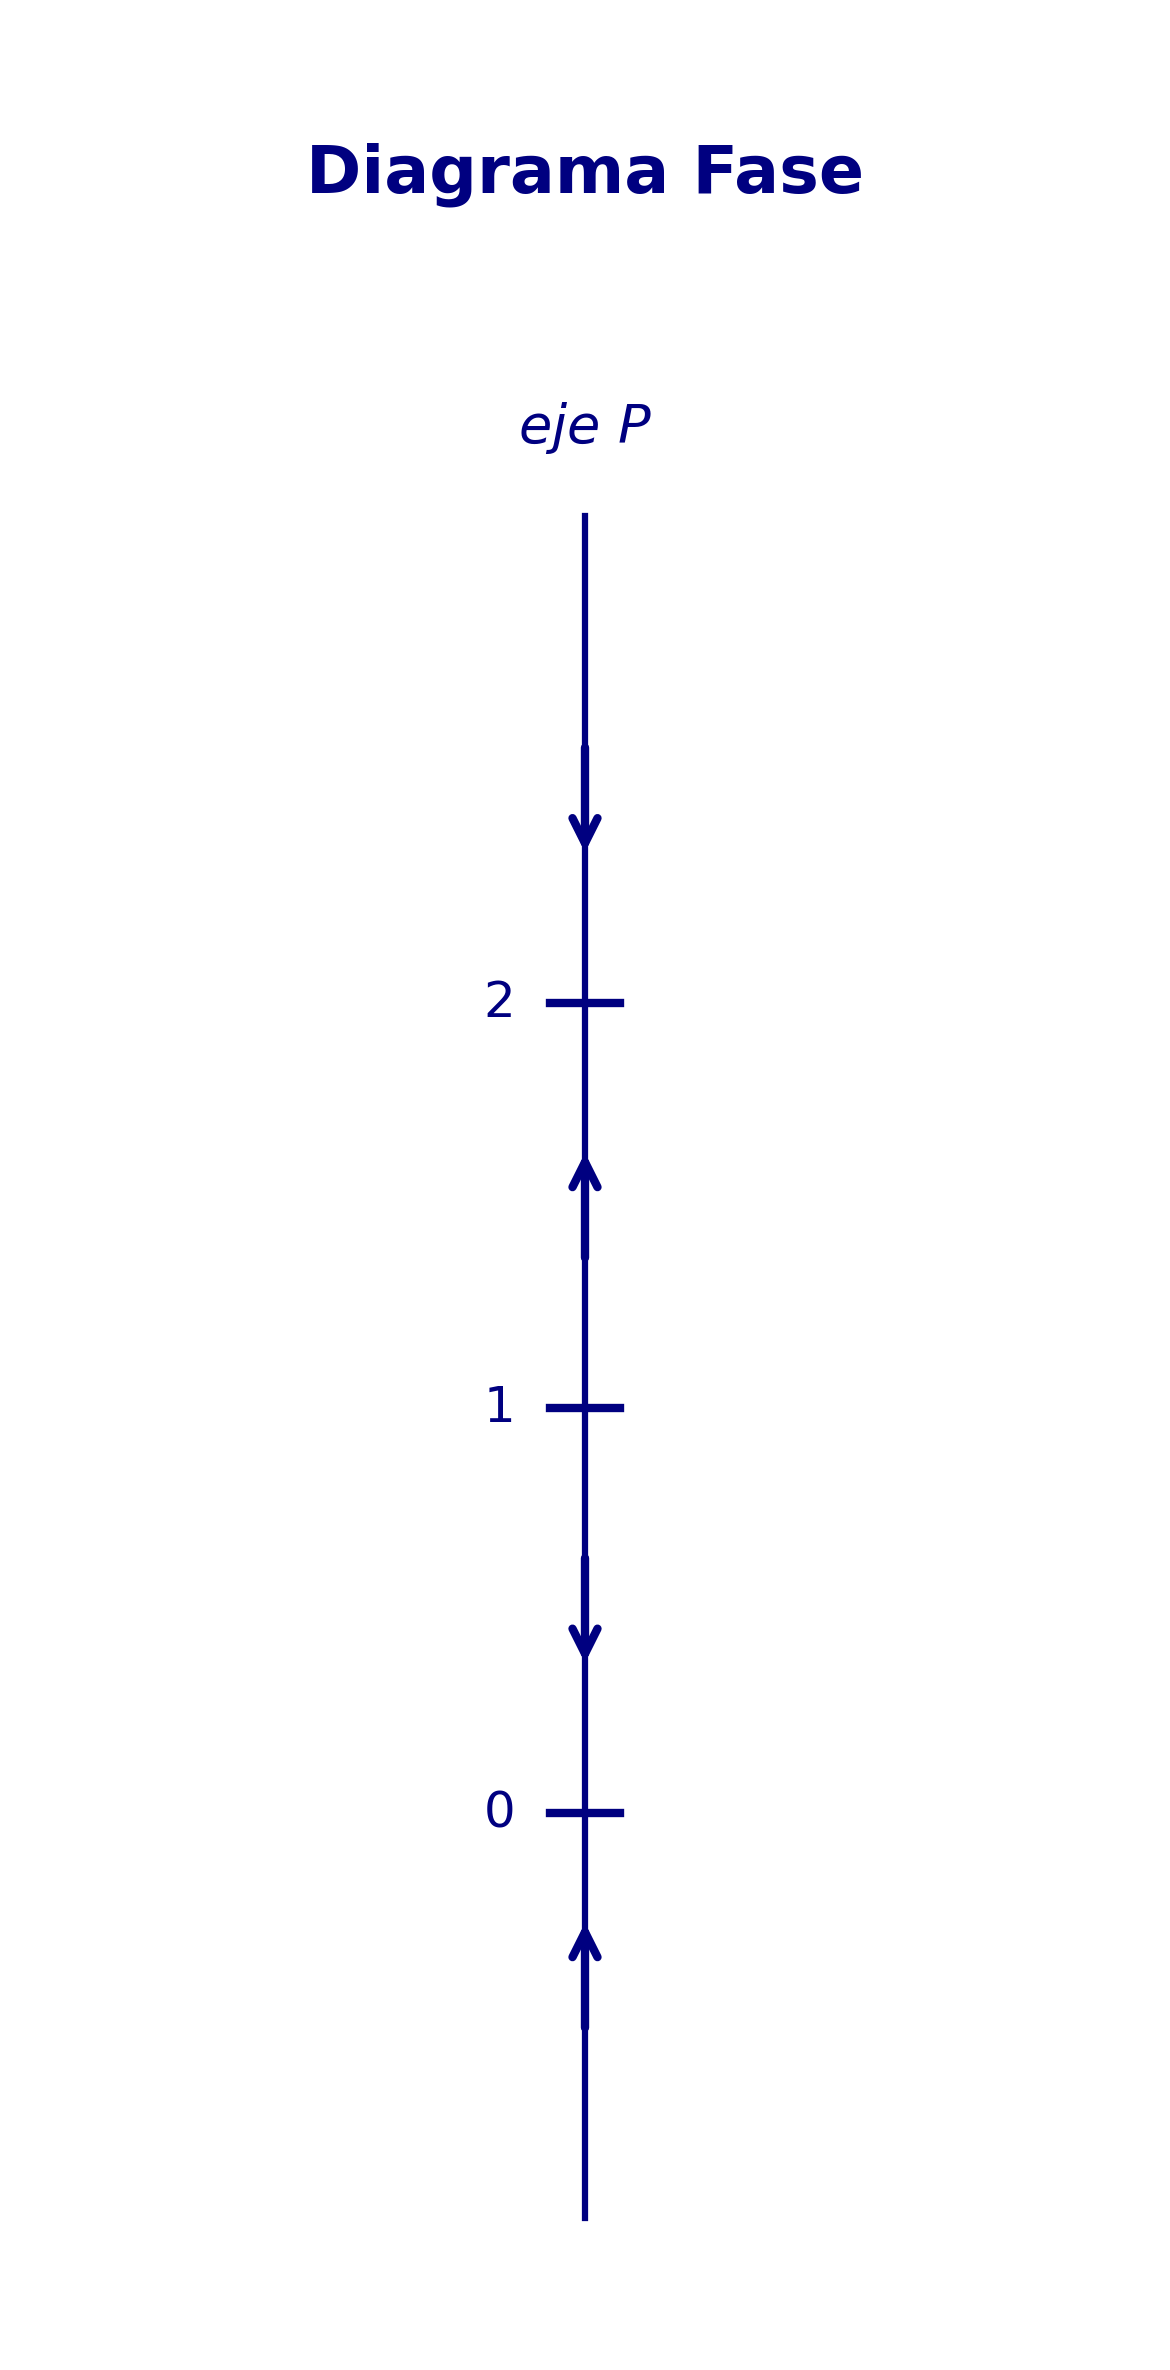

This figure's Python source:
import matplotlib.pyplot as plt

# Puntos críticos para dP/dt = P*(P - 1)*(2 - P)
puntos_criticos = [0, 1, 2]
nombres_puntos = ['0', '1', '2']

# Intervalos e indicaciones de dirección (flechas)
intervalos = [
    (-0.8, 0, 'arriba'),    # P < 0: dP/dt > 0 (sube)
    (0, 1, 'abajo'),        # 0 < P < 1: dP/dt < 0 (baja)
    (1, 2, 'arriba'),       # 1 < P < 2: dP/dt > 0 (sube)
    (2, 3.0, 'abajo')       # P > 2: dP/dt < 0 (baja)
]

# Crear figura
plt.figure(figsize=(4, 8))

# 0. Título en la parte superior
plt.text(0, 4.0, 'Diagrama Fase', fontsize=16, fontweight='bold', ha='center', color='navy')

# 1. Dibujar el eje vertical P (recta de fase)
plt.plot([0, 0], [-1.0, 3.2], color='navy', linewidth=1.5, zorder=1)

# 2. Dibujar las flechas de dirección en los intervalos
for y_start, y_end, direccion in intervalos:
    y_mid = (y_start + y_end) / 2
    
    if direccion == 'arriba':
        plt.annotate(
            '', xy=(0, y_mid + 0.15), xytext=(0, y_mid - 0.15),
            arrowprops=dict(arrowstyle="->", color='navy', lw=2, mutation_scale=15)
        )
    else:  # abajo
        plt.annotate(
            '', xy=(0, y_mid - 0.15), xytext=(0, y_mid + 0.15),
            arrowprops=dict(arrowstyle="->", color='navy', lw=2, mutation_scale=15)
        )

# 3. Marcar los puntos críticos y sus etiquetas
for y_val, etiqueta in zip(puntos_criticos, nombres_puntos):
    # Marca horizontal sobre la recta
    plt.plot([-0.05, 0.05], [y_val, y_val], color='navy', linewidth=2)
    # Etiqueta del valor a la izquierda
    plt.text(-0.1, y_val, etiqueta, fontsize=12, va='center', ha='right', color='navy')

# 4. Etiqueta superior del eje
plt.text(0, 3.35, r'$eje\ P$', fontsize=13, ha='center', va='bottom', color='navy', fontstyle='italic')

# Configuración de límites y ocultar marco predeterminado
plt.xlim(-0.8, 0.8)
plt.ylim(-1.3, 4.4)
plt.axis('off')

# Guardar y mostrar
plt.tight_layout()
plt.savefig("diagrama_3a.png", dpi=300, bbox_inches='tight')
plt.show()

print("¡Diagrama de fase del punto 3a generado con éxito!")
